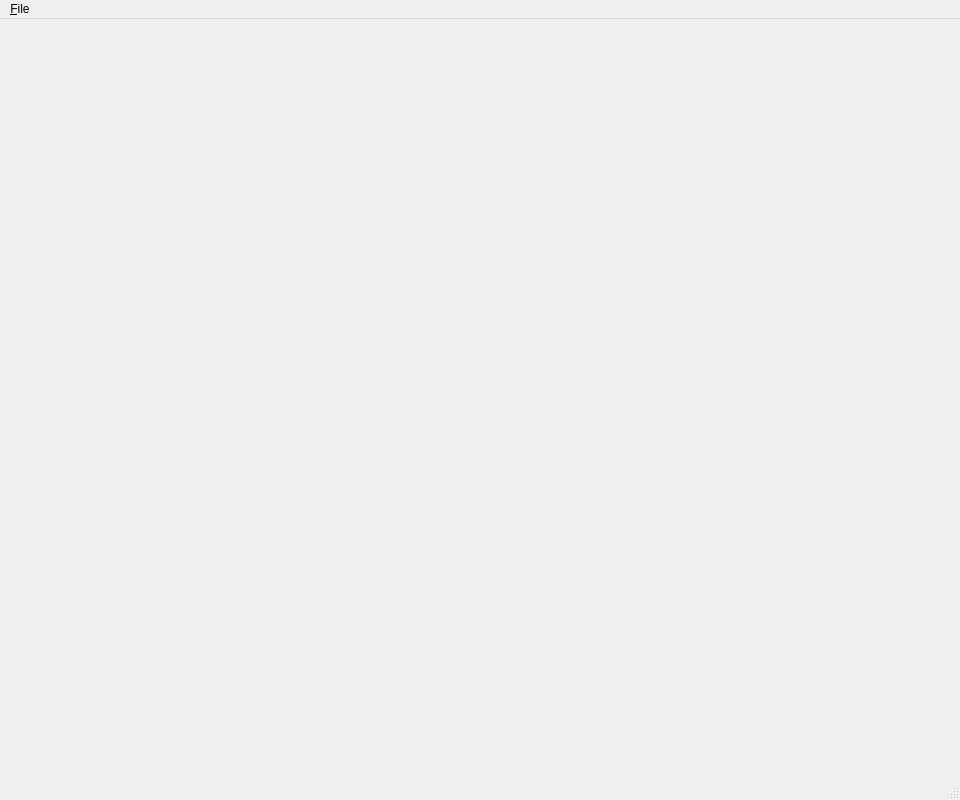
<?xml version="1.0" encoding="UTF-8"?>
<ui version="4.0">
 <class>MainWindow</class>
 <widget class="QMainWindow" name="MainWindow">
  <property name="geometry">
   <rect>
    <x>0</x>
    <y>0</y>
    <width>960</width>
    <height>800</height>
   </rect>
  </property>
  <property name="minimumSize">
   <size>
    <width>960</width>
    <height>800</height>
   </size>
  </property>
  <property name="windowTitle">
   <string>Any.do</string>
  </property>
  <property name="windowIcon">
   <iconset resource="icons.qrc">
    <normaloff>:/any-do-logo-small.png</normaloff>:/any-do-logo-small.png</iconset>
  </property>
  <widget class="QWidget" name="centralWidget">
   <layout class="QHBoxLayout" name="horizontalLayout">
    <item>
     <layout class="QVBoxLayout" name="mainLayout"/>
    </item>
   </layout>
  </widget>
  <widget class="QMenuBar" name="menuBar">
   <property name="geometry">
    <rect>
     <x>0</x>
     <y>0</y>
     <width>960</width>
     <height>22</height>
    </rect>
   </property>
   <widget class="QMenu" name="menu_File">
    <property name="title">
     <string>&amp;File</string>
    </property>
    <addaction name="action_Quit"/>
   </widget>
   <addaction name="menu_File"/>
  </widget>
  <widget class="QStatusBar" name="statusBar"/>
  <action name="action_Quit">
   <property name="text">
    <string>&amp;Quit</string>
   </property>
   <property name="shortcut">
    <string>Ctrl+Q</string>
   </property>
  </action>
 </widget>
 <layoutdefault spacing="6" margin="11"/>
 <resources>
  <include location="icons.qrc"/>
 </resources>
 <connections/>
</ui>
